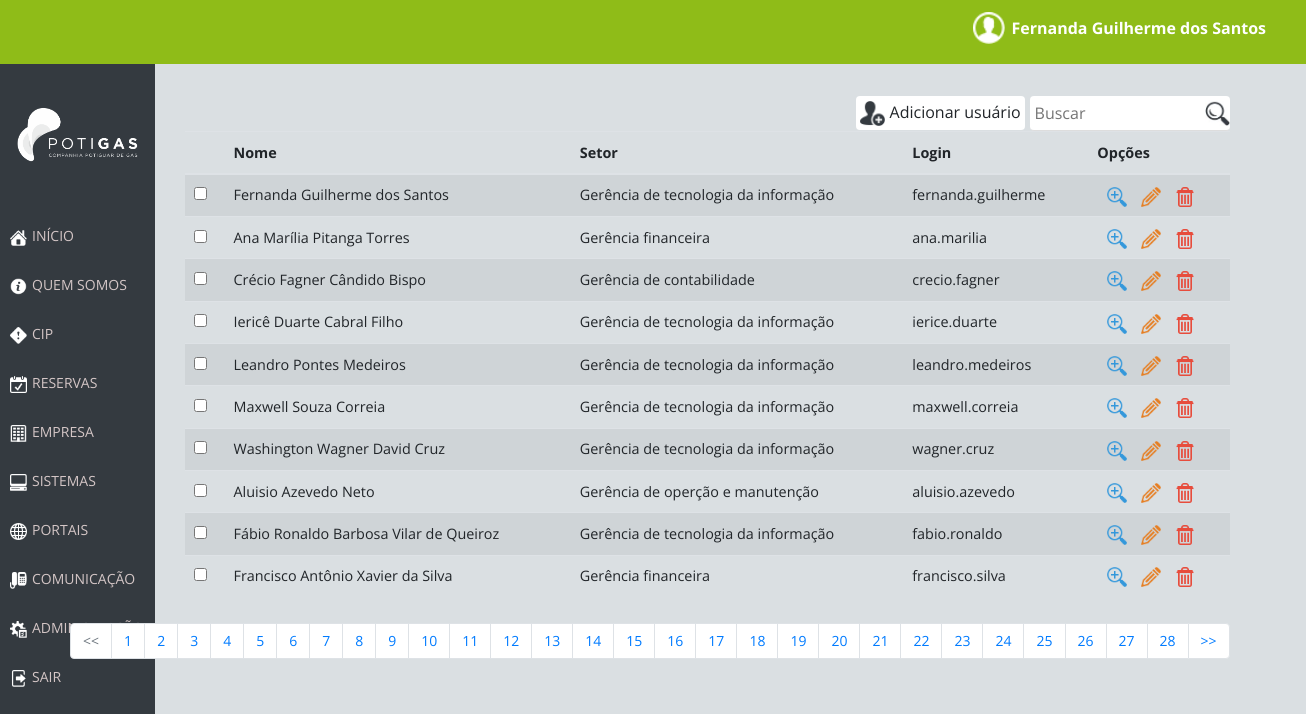
/views/acesso_administrativo/funcionarios.php (signed in), run on the app's committed database.
### tables this page shows
CREATE TABLE `funcionario` (
  `cod_funcionario` int(11) NOT NULL AUTO_INCREMENT,
  `nome` varchar(200) NOT NULL,
  `telefone` varchar(15) DEFAULT NULL,
  `email` varchar(100) DEFAULT NULL,
  `data_nascimento` date DEFAULT NULL,
  `ramal` varchar(10) DEFAULT NULL,
  `senha` varchar(150) NOT NULL,
  `login` varchar(200) NOT NULL,
  `permissao` varchar(20) NOT NULL,
  `cargo` int(11) DEFAULT NULL,
  `setor` int(11) DEFAULT NULL,
  `foto` int(11) DEFAULT NULL,
  PRIMARY KEY (`cod_funcionario`),
  KEY `cargo` (`cargo`),
  KEY `setor` (`setor`),
  CONSTRAINT `funcionario_ibfk_1` FOREIGN KEY (`cargo`) REFERENCES `cargo` (`cod_cargo`),
  CONSTRAINT `funcionario_ibfk_2` FOREIGN KEY (`setor`) REFERENCES `setor` (`cod_setor`)
);

CREATE TABLE `setor` (
  `cod_setor` int(11) NOT NULL AUTO_INCREMENT,
  `nome` varchar(200) NOT NULL,
  `sigla` varchar(45) NOT NULL,
  `gerente` int(11) DEFAULT NULL,
  PRIMARY KEY (`cod_setor`),
  KEY `gerente_idx` (`gerente`),
  CONSTRAINT `gerente` FOREIGN KEY (`gerente`) REFERENCES `funcionario` (`cod_funcionario`) ON DELETE NO ACTION ON UPDATE NO ACTION
);

### src/controle/preenchimentos/funcionarios.php (called while the page is built, shortened)
<?php
    $query_funcionario = "SELECT cod_funcionario, email, nome FROM funcionario;";
    $result_funcionario = mysqli_query($poti_con, $query_funcionario) or die(mysqli_error($poti_con));
    $total_de_funcionarios = mysqli_num_rows($result_funcionario);
    $limite_dados = 10;
    $pagina = 0;
    $pagina_atual = intval($pagina);
    $pagina_atual = $pagina_atual > 0 ? $pagina_atual - 1 : 0;
    $lista_inicio = $limite_dados * $pagina_atual;
    $query_table = "SELECT funcionario.nome, funcionario.ramal, funcionario.cod_funcionario, funcionario.email, funcionario.login, setor.nome as setor, setor.sigla, cargo.nomenclatura FROM funcionario INNER JOIN Setor ON funcionario.setor = Setor.cod_setor INNER JOIN Cargo ON funcionario.cargo = Cargo.cod_cargo LIMIT $lista_inicio, $limite_dados;";
    $result_table = mysqli_query($poti_con, $query_table) or die(mysqli_error($poti_con));
    $numero_de_paginas = ceil($total_de_funcionarios/$limite_dados);
?>

### src/views/acesso_administrativo/funcionarios.php (the view, shortened to what this page needs)
<!DOCTYPE html>
<html lang="pt-br">
<head>
    <link rel="stylesheet" href="https://maxcdn.bootstrapcdn.com/bootstrap/4.0.0/css/bootstrap.min.css">
    <link rel="stylesheet" href="../../css/nav.css">
    <link rel="stylesheet" href="../../css/menu.css">
    <link rel="stylesheet" href="../../css/funcionarios.css">
</head>
<body>
    <?php
        require_once('../../controle/conexao.php');
        include('../../includes/nav.php');
        include('menu.php');
        include('../../controle/preenchimentos/funcionarios.php');
    ?>
    <div class="container">
        <div class="box_table" id="box_table">
            <form method="POST" id="form-pesquisa" action="">
                <input type="search" class="busca" id="busca" name="busca" alt="table table-striped" placeholder="Buscar">
            </form>
            <div class="add_user" onclick="window.location='cadastro_funcionario.php';">
                <img src="../../img/icons8-adicionar-usuário-masculino-52.png" class="iconAddUser" alt="Ilustração para adição de novo usuário">
                <p>Adicionar usuário</p>
            </div>
            <table class="table table-striped" id="table table-striped">
                <thead>
                    <tr>
                    <th scope="col"></th>
                    <th scope="col">Nome</th>
                    <th scope="col">Setor</th>
                    <th scope="col">Login</th>
                    <th scope="col">Opções</th>
                    </tr>
                </thead>
                <tbody class="resultado">
                    <?php
                        while ($array_funcionarios = mysqli_fetch_assoc($result_table)) {
                            echo "<tr>
                                    <th><input type='checkbox' id='vehicle3' name='vehicle3' value=".$array_funcionarios['cod_funcionario']."></th>
                                    <td>". $array_funcionarios['nome']."</td>
                                    <td>". utf8_encode ($array_funcionarios['setor']) ."</td>
                                    <td>".$array_funcionarios['login']."</td>
                                    <td>
                                        <form method='POST' action=''>
                                            <input type='hidden' id='codFuncionario' name='cod_Funcionario' value=".$array_funcionarios['cod_funcionario'].">
                                            <img class='icons_opcoes detalhes' data-funcionario=".$array_funcionarios['cod_funcionario']." src='../../img/icons8-mais-zoom-52.png' alt='Ilustração para opção de ver mais detalhes'  data-toggle='modal' data-target='#exampleModalCenter'>
                                        </form>
                                       <a href='cadastro_funcionario.php?cod_funcionario=".$array_funcionarios['cod_funcionario']."'><img class='icons_opcoes' src='../../img/icons8-editar-52.png' alt='Ilustração para opção de editar'> </a> <img class='icons_opcoes' src='../../img/icons8-excluir-52.png' alt='Ilustração para opção de apagar'></td>
                                </tr>
                                ";
                        }
                    ?>
                </tbody>
            </table>
            <nav aria-label="Navegação de página exemplo">
                <ul class="pagination justify-content-end">
                    <li class="page-item <?php echo $pagina_atual == 0 ? 'disabled': ''?>">
                        <a class="page-link" href="funcionarios.php" tabindex="-1"><<</a>
                    </li>
                    <?php
                        for($i=0;$i<$numero_de_paginas;$i++){
                            $estilo = "class=\"active\"";
                    ?>
                    <li <?php echo $estilo; ?>><a class="page-link" href="funcionarios.php?pagina=<?php echo ($i+1); ?>"><?php echo $i+1; ?></a></li>
                    <li class="page-item">
                        <?php } ?>
                    <a class="page-link" href="funcionarios.php?pagina=<?php echo $numero_de_paginas; ?>">>></a>
                    </li>
                </ul>
            </nav>
        </div>
    </div>
</body>
</html>

### src/css/nav.css (style rules this page uses)
* { margin:0px; font-family: 'Open Sans', sans-serif; }
body { background-color: #dadfe2; overflow-x: hidden; margin-bottom: 5vh; }

### src/css/menu.css (style rules this page uses)
a { color: rgba(255, 255, 255, 0.6); text-decoration: none; }
ul { list-style-type: none; margin: 0; padding: 0; position: relative; }
li { margin-top: 10px; padding: 0; }
li a { font-size: 14px !important; color: #D4C6C6; width: auto; }

### src/css/funcionarios.css (style rules this page uses)
* { margin:0px; font-family: 'Open Sans', sans-serif; }
.container { display: grid; grid-template-columns: 80vw; grid-template-rows: 2vh 27vh; background-color: #dadfe2; grid-gap: 5em; margin-left: 13%; }
.box_table { grid-row-start: 2; grid-row-end: 2; grid-column-start: 1 ; grid-column-end: 1; display: inline-block; }
.icons_opcoes { height: 20px; width: auto; margin-left: 10px; cursor: pointer; }
.table td, .table th { padding: 0.60rem; font-size: 0.9em; }
.iconAddUser { height: 25px; width: auto; display: inline-block; }
.add_user { background-color: #FFF; border-radius: 4px; display: inline-block; padding: 4px; float: right; cursor: pointer; }
.add_user p { display: inline-block; margin-bottom: 0px; }
.busca { background: url(../img/lupa.jpg) no-repeat center right; padding: 5px; margin-left: 5px; background-size: 25px; border: none; border-radius: 4px; float: right; width: 200px; border-bottom: solid 1px #ddd; outline: none; background-color: #fff; }
td form { display: inline-block; }

### data on the page
funcionario: nome "Fernanda Guilherme dos Santos", setor.nome "Gerência de tecnologia da informação", login "fernanda.guilherme"
funcionario: nome "Ana Marília Pitanga Torres", setor.nome "Gerência financeira", login "ana.marilia"
funcionario: nome "Crécio Fagner Cândido Bispo", setor.nome "Gerência de contabilidade", login "crecio.fagner"
funcionario: nome "Iericê Duarte Cabral Filho", setor.nome "Gerência de tecnologia da informação", login "ierice.duarte"
funcionario: nome "Leandro Pontes Medeiros", setor.nome "Gerência de tecnologia da informação", login "leandro.medeiros"
funcionario: nome "Maxwell Souza Correia", setor.nome "Gerência de tecnologia da informação", login "maxwell.correia"
funcionario: nome "Washington Wagner David Cruz", setor.nome "Gerência de tecnologia da informação", login "wagner.cruz"
funcionario: nome "Aluisio Azevedo Neto", setor.nome "Gerência de operção e manutenção", login "aluisio.azevedo"
funcionario: nome "Fábio Ronaldo Barbosa Vilar de Queiroz", setor.nome "Gerência de tecnologia da informação", login "fabio.ronaldo"
funcionario: nome "Francisco Antônio Xavier da Silva", setor.nome "Gerência financeira", login "francisco.silva"

### other printed values
$nome "Fernanda Guilherme dos Santos"
